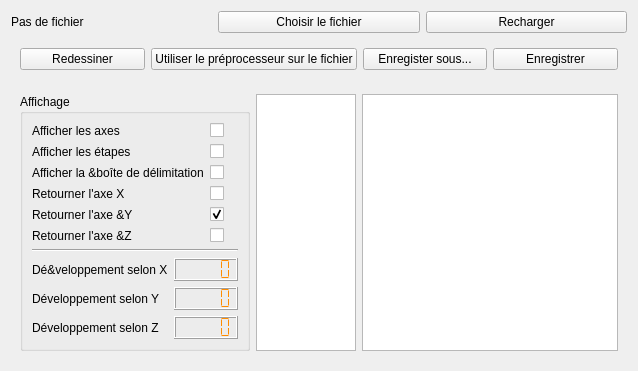
      <widget class="QWidget" name="tab_2">
       <attribute name="title">
        <string>Fichier</string>
       </attribute>
       <layout class="QVBoxLayout" name="verticalLayout_9">
        <item>
         <layout class="QHBoxLayout" name="horizontalLayout">
          <item>
           <widget class="QLabel" name="filename">
            <property name="text">
             <string>Pas de fichier</string>
            </property>
           </widget>
          </item>
          <item>
           <widget class="QPushButton" name="btn_file">
            <property name="text">
             <string>Choisir le fichier</string>
            </property>
            <property name="icon">
             <iconset>
              <normaloff>../sivi_cnc_driver/rc/load.png</normaloff>../sivi_cnc_driver/rc/load.png</iconset>
            </property>
           </widget>
          </item>
          <item>
           <widget class="QPushButton" name="btn_reload">
            <property name="text">
             <string>Recharger</string>
            </property>
            <property name="icon">
             <iconset>
              <normaloff>../sivi_cnc_driver/rc/reload.png</normaloff>../sivi_cnc_driver/rc/reload.png</iconset>
            </property>
           </widget>
          </item>
         </layout>
        </item>
        <item>
         <widget class="QWidget" name="widget" native="true">
          <layout class="QHBoxLayout" name="horizontalLayout_3">
           <item>
            <widget class="QPushButton" name="redraw">
             <property name="text">
              <string>Redessiner</string>
             </property>
             <property name="icon">
              <iconset>
               <normaloff>../sivi_cnc_driver/rc/writing.png</normaloff>../sivi_cnc_driver/rc/writing.png</iconset>
             </property>
            </widget>
           </item>
           <item>
            <widget class="QPushButton" name="btn_preprocessor">
             <property name="text">
              <string>Utiliser le préprocesseur sur le fichier</string>
             </property>
             <property name="icon">
              <iconset>
               <normaloff>../sivi_cnc_driver/rc/work.png</normaloff>../sivi_cnc_driver/rc/work.png</iconset>
             </property>
            </widget>
           </item>
           <item>
            <widget class="QPushButton" name="btn_save_as">
             <property name="text">
              <string>Enregister sous...</string>
             </property>
             <property name="icon">
              <iconset>
               <normaloff>../sivi_cnc_driver/rc/save.png</normaloff>../sivi_cnc_driver/rc/save.png</iconset>
             </property>
            </widget>
           </item>
           <item>
            <widget class="QPushButton" name="btn_save_file">
             <property name="text">
              <string>Enregistrer</string>
             </property>
             <property name="icon">
              <iconset>
               <normaloff>../sivi_cnc_driver/rc/save.png</normaloff>../sivi_cnc_driver/rc/save.png</iconset>
             </property>
            </widget>
           </item>
          </layout>
         </widget>
        </item>
        <item>
         <widget class="QWidget" name="widget_2" native="true">
          <layout class="QHBoxLayout" name="horizontalLayout_5">
           <item>
            <widget class="QGroupBox" name="groupBox_5">
             <property name="title">
              <string>Affichage</string>
             </property>
             <layout class="QVBoxLayout" name="verticalLayout">
              <item>
               <layout class="QFormLayout" name="formLayout_4">
                <item row="0" column="0">
                 <widget class="QLabel" name="afficherLesAxesLabel">
                  <property name="text">
                   <string>Afficher les axes</string>
                  </property>
                 </widget>
                </item>
                <item row="0" column="1">
                 <widget class="QCheckBox" name="display_axis"/>
                </item>
                <item row="1" column="0">
                 <widget class="QLabel" name="afficherLesTapesLabel">
                  <property name="text">
                   <string>Afficher les étapes</string>
                  </property>
                 </widget>
                </item>
                <item row="1" column="1">
                 <widget class="QCheckBox" name="display_draw_steps"/>
                </item>
                <item row="2" column="0">
                 <widget class="QLabel" name="afficherLaBoTeDeDLimitationLabel">
                  <property name="text">
                   <string>Afficher la &amp;boîte de délimitation</string>
                  </property>
                 </widget>
                </item>
                <item row="2" column="1">
                 <widget class="QCheckBox" name="display_bounding_box"/>
                </item>
                <item row="3" column="0">
                 <widget class="QLabel" name="inverserLAxeXLabel">
                  <property name="text">
                   <string>Retourner l'axe X</string>
                  </property>
                 </widget>
                </item>
                <item row="3" column="1">
                 <widget class="QCheckBox" name="reverse_display_x"/>
                </item>
                <item row="4" column="0">
                 <widget class="QLabel" name="inverserLAxeYLabel">
                  <property name="text">
                   <string>Retourner l'axe &amp;Y</string>
                  </property>
                 </widget>
                </item>
                <item row="4" column="1">
                 <widget class="QCheckBox" name="reverse_display_y">
                  <property name="checked">
                   <bool>true</bool>
                  </property>
                 </widget>
                </item>
                <item row="5" column="0">
                 <widget class="QLabel" name="inverserLAxeZLabel">
                  <property name="text">
                   <string>Retourner l'axe &amp;Z</string>
                  </property>
                 </widget>
                </item>
                <item row="5" column="1">
                 <widget class="QCheckBox" name="reverse_display_z"/>
                </item>
               </layout>
              </item>
              <item>
               <widget class="Line" name="line">
                <property name="orientation">
                 <enum>Qt::Horizontal</enum>
                </property>
               </widget>
              </item>
              <item>
               <layout class="QFormLayout" name="formLayout_5">
                <item row="0" column="0">
                 <widget class="QLabel" name="label_5">
                  <property name="text">
                   <string>Dé&amp;veloppement selon X</string>
                  </property>
                 </widget>
                </item>
                <item row="0" column="1">
                 <widget class="QLCDNumber" name="space_x">
                  <property name="styleSheet">
                   <string notr="true">color:DarkOrange;</string>
                  </property>
                  <property name="segmentStyle">
                   <enum>QLCDNumber::Flat</enum>
                  </property>
                  <property name="value" stdset="0">
                   <double>0.000000000000000</double>
                  </property>
                 </widget>
                </item>
                <item row="1" column="0">
                 <widget class="QLabel" name="label_11">
                  <property name="text">
                   <string>Développement selon Y</string>
                  </property>
                 </widget>
                </item>
                <item row="1" column="1">
                 <widget class="QLCDNumber" name="space_y">
                  <property name="styleSheet">
                   <string notr="true">color:DarkOrange;</string>
                  </property>
                  <property name="lineWidth">
                   <number>1</number>
                  </property>
                  <property name="segmentStyle">
                   <enum>QLCDNumber::Flat</enum>
                  </property>
                 </widget>
                </item>
                <item row="2" column="0">
                 <widget class="QLabel" name="label_12">
                  <property name="text">
                   <string>Développement selon Z</string>
                  </property>
                 </widget>
                </item>
                <item row="2" column="1">
                 <widget class="QLCDNumber" name="space_z">
                  <property name="styleSheet">
                   <string notr="true">color:DarkOrange;</string>
                  </property>
                  <property name="smallDecimalPoint">
                   <bool>false</bool>
                  </property>
                  <property name="segmentStyle">
                   <enum>QLCDNumber::Flat</enum>
                  </property>
                 </widget>
                </item>
               </layout>
              </item>
             </layout>
            </widget>
           </item>
           <item>
            <widget class="QGraphicsView" name="fileview">
             <property name="sizeAdjustPolicy">
              <enum>QAbstractScrollArea::AdjustToContents</enum>
             </property>
             <property name="dragMode">
              <enum>QGraphicsView::ScrollHandDrag</enum>
             </property>
            </widget>
           </item>
           <item>
            <widget class="QTextEdit" name="code_edit"/>
           </item>
          </layout>
         </widget>
        </item>
       </layout>
      </widget>
